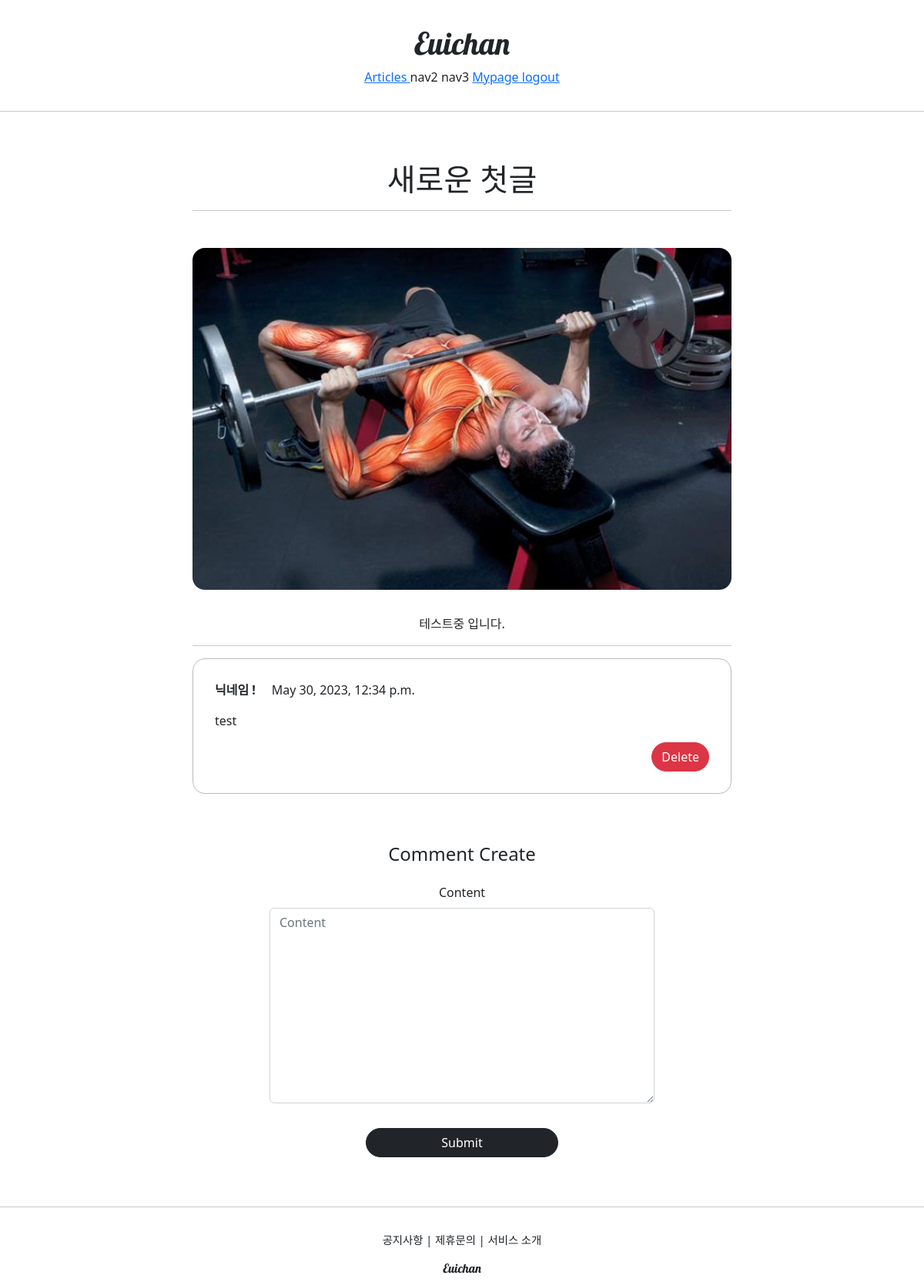
/articles/detail/1/ (signed in), run on the app's committed database.
### articleapp/models.py (models this page shows)
class Article(models.Model):
    writer = models.ForeignKey(User, on_delete=models.SET_NULL, related_name='article', null=True)
    title = models.CharField(max_length=200, null=True)
    image = models.ImageField(upload_to='article/', null=True)
    content = models.TextField(null=True)
    created_at = models.DateField(auto_now_add=True,null=True)

### commentapp/models.py (models this page shows)
class Comment(models.Model):
    article = models.ForeignKey(Article, on_delete=models.SET_NULL, null=True,related_name="comment")
    writer = models.ForeignKey(User, on_delete=models.SET_NULL, null=True, related_name="comment")
    content = models.TextField(null=False)
    created_at = models.DateTimeField(auto_now=True)

### profileapp/models.py (models this page shows)
class Profile(models.Model):
    user = models.OneToOneField(User, on_delete=models.CASCADE, related_name='profile')
    image = models.ImageField(upload_to='profile/', null=True)
    nickname = models.CharField(max_length=20, unique=True, null=True)
    message = models.CharField(max_length=100, null=True)

### articleapp/views.py (the view)
# urls.py: path('detail/<int:pk>/', ArticleDetailView.as_view(),name='detail'),
class ArticleDetailView(DetailView, FormMixin):
    model = Article
    form_class = CommentCreationForm
    context_object_name = 'target_article'
    template_name = 'articleapp/detail.html'

### commentapp/forms.py
class CommentCreationForm(ModelForm):
    class Meta:
        model = Comment
        fields = ['content']

### articleapp/templates/articleapp/detail.html (shortened to what this page needs)
{% extends 'base.html' %}
{% block content %}
  <div>
    <div style="text-align: center; max-width: 700px; margin: 4rem auto;">
      <h1>
        {{ target_article.title }}
      </h1>
      <hr>
      <img style="width: 100%; border-radius: 1rem; margin: 2rem 0; "
              src="{{ target_article.image.url }}" alt="">
      <p>
        {{ target_article.content }}
      </p>
      <hr>
      {% for comment in target_article.comment.all %}
        {% include 'commentapp/detail.html' with comment=comment %}
      {% endfor %}
      {% include 'commentapp/create.html' with article=target_article %}
    </div>
  </div>
{% endblock %}

### commentapp/templates/commentapp/detail.html (shortened to what this page needs)
<div style="border :1px solid; text-align: left; padding: 4%; margin: 1rem 0;
 border-radius: 1rem; border-color: #bbb;">
  <div>
    <strong>
        {{ comment.writer.profile.nickname }}
    </strong>
    {{ comment.created_at }}
  </div>
  <div style="margin: 1rem 0;">
      {{ comment.content }}
  </div>
  {% if comment.writer == user %}
  <div style="text-align: right">
      <a href="{% url 'commentapp:delete' pk=comment.pk%}"\\
          class="btn btn-danger rounded-pill">
          Delete
      </a>
  </div>
    {% endif %}
</div>

### data on the page
Article: title "새로운 첫글", image (picture), content "테스트중 입니다."
Comment: writer.profile.nickname "닉네임 !", created_at "May 30, 2023, 12:34 p.m.", content "test", shows "Delete"
